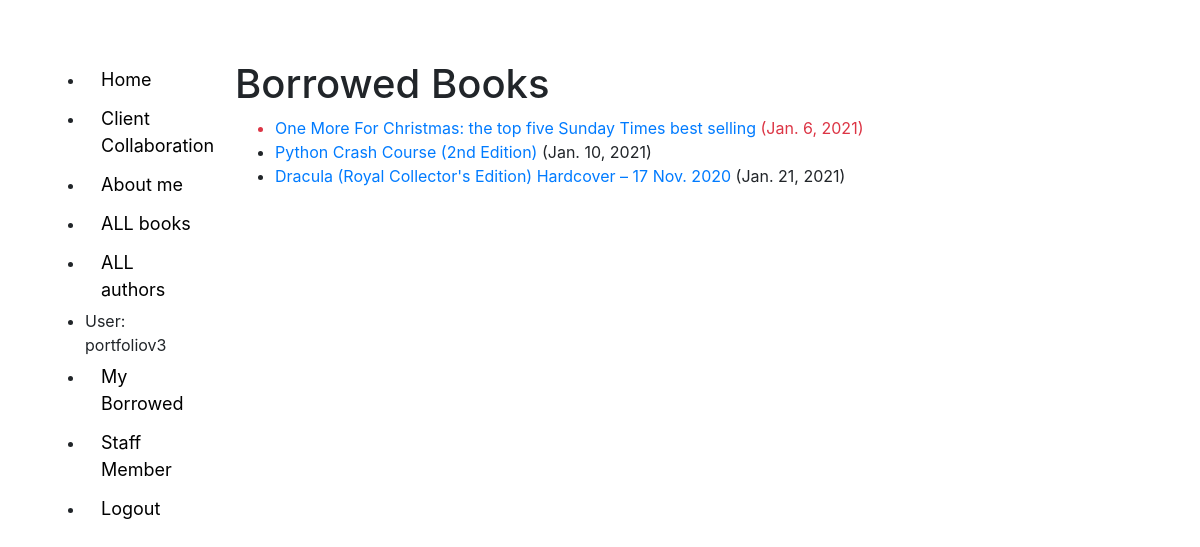
The app's page /catalog/mybooks/ (signed in) with its own data.
### catalog/models.py (models this page shows, shortened)
class BookInstance(models.Model):
    id = models.UUIDField(primary_key=True, default=uuid.uuid4, help_text='Unique ID for this particular '
                                                                          'book across the whole library')
    book = models.ForeignKey('Book', on_delete=models.SET_NULL, null=True)
    imprint = models.CharField(max_length=200)
    due_back = models.DateField(null=True, blank=True)
    borrower = models.ForeignKey(User, on_delete=models.SET_NULL, null=True, blank=True)
    LOAN_STATUS = (
        ('m', 'Maintenance'),
        ('o', 'On loan'),
        ('a', 'Available'),
        ('r', 'Reserved'),
        ('re', 'Returned'), # Added myself for the staff page
    )
    status = models.CharField(
        max_length=2, # changed to enable the 're' in LOAN_STATUS
        choices=LOAN_STATUS,
        blank=True,
        default='m',
        help_text='book availability',
    )
    context = models.CharField(
        max_length=6,
        default='python',
    )
    @property
    def is_overdue(self):
        if self.due_back and date.today() > self.due_back:
            return True
        return False
    class Meta:
        ordering = ['due_back']
        permissions = (('can_mark_returned', 'Set book as returned', ),
                       ('can_view_staff_member', 'Can view staff member'),
                       ('can_renew', 'Can renew'),)

class Book(models.Model):  # Points to author field. The Field then takes you to Author model ** GO TO AUTHOR MODEL **
    title = models.CharField(max_length=200)
    author = models.ForeignKey('Author', on_delete=models.SET_NULL, null=True)
    summary = models.TextField(max_length=1000, help_text='enter a brief description of the book')
    isbn = models.CharField('ISBN', max_length=13, unique=True,
                            help_text='13 Character <a href="https://www.isbn-international.org'
                                      '/content/what-isbn">ISBN number</a>')
    genre = models.ManyToManyField(Genre, help_text='Select a genre for this book')
    def display_genre(self):
        """creates a string for the Genre. This is required to display genre in admin."""
        return ', '.join(genre.name for genre in self.genre.all()[:3])
    display_genre.short_description = 'Genre'

### catalog/views.py (the view)
# urls.py: path('mybooks/', views.LoanedBooksByUserListView.as_view(), name='my_borrowed'),
class LoanedBooksByUserListView(LoginRequiredMixin, generic.ListView):
    model = BookInstance
    template_name = 'catalog/bookinstance_list_borrowed_user.html'
    paginate_by = 10
    def get_queryset(self):
        return BookInstance.objects.filter(borrower=self.request.user).filter(status='o').order_by('due_back')

### catalog/templates/catalog/bookinstance_list_borrowed_user.html
{% extends 'base_generic.html' %}
{% block content %}
    <h1>Borrowed Books</h1>
    {% if bookinstance_list %}
    <ul>
      {% for bookinst in bookinstance_list %}
      <li class="{% if bookinst.is_overdue %}text-danger{% endif %}">
        <a href="{% url 'book_detail' bookinst.book.pk %}">{{bookinst.book.title}}</a> ({{ bookinst.due_back }})
      </li>
      {% endfor %}
    </ul>
    {% else %}
        <p><strong>There are no books borrowed.</strong></p>
    {% endif %}
{% endblock %}

### catalog/templates/base_generic.html (shortened to what this page needs)
<!DOCTYPE html>
<html lang="en">
<head>
    <link rel="stylesheet" href="https://cdn.jsdelivr.net/npm/bootstrap@4.5.3/dist/css/bootstrap.min.css">
    {% load static %}
    <link rel="stylesheet" href="{% static 'css/styles.css' %}">
</head>
<body id="bg" style="background-image: url('{% static "/images/light_apple_BG.jpg" %}')">
<div id="outerContainer">
<div class="container">
        <div class="row">
            <div class="col-sm-2">
            {% block sidebar %}
                <ul class="sidenav">
                    <li><a href="{% url 'index' %}">Home</a></li>
                    <li><a href="">Client Collaboration</a></li>
                    <li><a href="{% url 'about' %}">About me</a></li>
                    <li><a href="{% url 'book' %}">ALL books</a> </li>
                    <li><a href="{% url 'author' %}">ALL authors</a></li>
                {% if user.is_authenticated %}
                <LI>User: {{ user.get_username }}</LI>
                <li><a href="{% url 'my_borrowed' %}">My Borrowed</a></li>
                <li><a href="{% url 'staff_member' %}">Staff Member</a></li>
                <li><a href="{% url 'logout' %}?next={{ request.path }}">Logout</a> </li>
                {% else %}
                    <li><a href="{% url 'login' %}?next={{ request.path }}">Login</a></li>
                {% endif %}
            </ul>
            {% endblock %}
            </div>
            <div class="col-sm-10 ">{% block content %}{% endblock %}</div>
        </div>
    </div>
</div>
</body>
</html>

### catalog/static/css/styles.css (style rules this page uses)
#outerContainer { margin-top: 60px; }
#bg { background-repeat: no-repeat; background-size: 1300px 900px; background-position: top; background-attachment: fixed; }
.sidenav a { padding: 6px 8px 6px 16px; text-decoration: none; font-size: 18px; color: black; display: block; }

### records on screen
BookInstance: book "One More For Christmas: the top five Sunday Times best selling", due_back "Jan. 6, 2021"
BookInstance: book "Python Crash Course (2nd Edition)", due_back "Jan. 10, 2021"
BookInstance: book "Dracula (Royal Collector's Edition) Hardcover – 17 Nov. 2020", due_back "Jan. 21, 2021"

### other values on screen
{{ user.get_username }} "portfoliov3"
